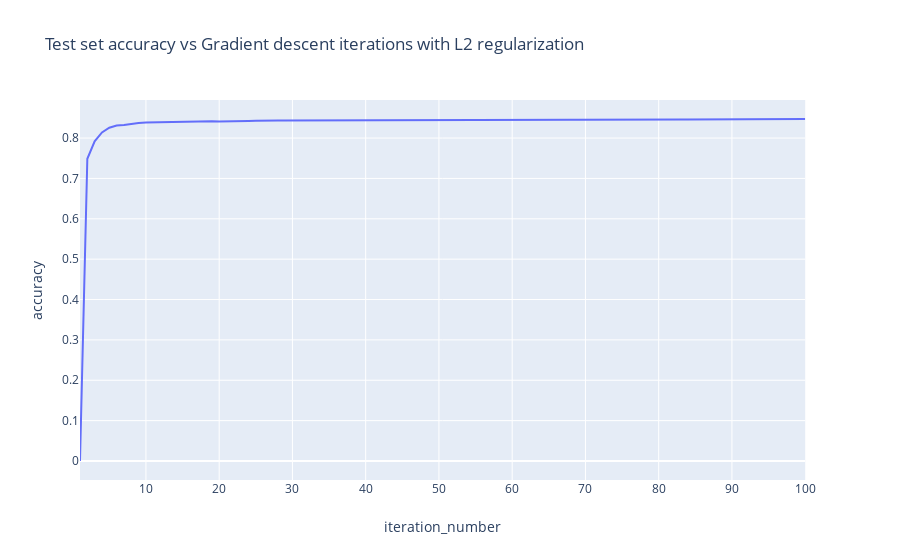
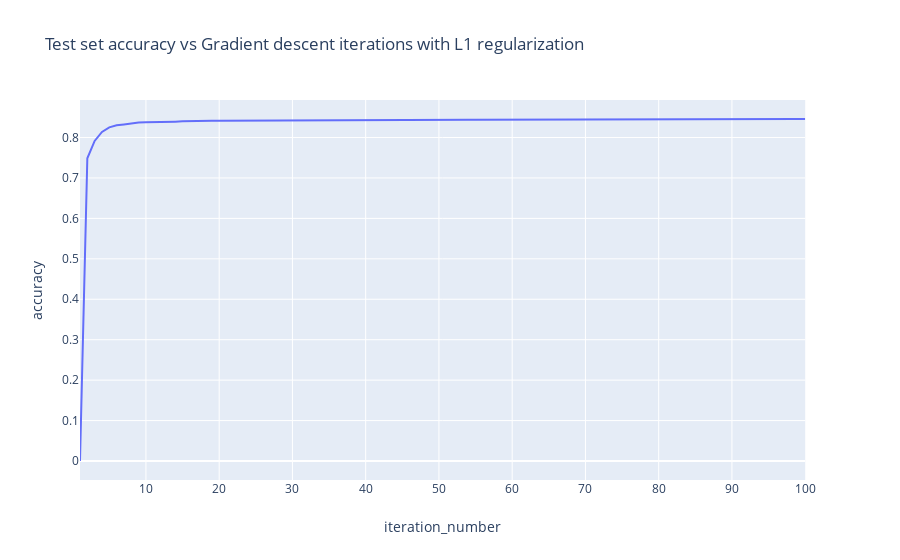

The notebook cell saved with these charts, in order:
### Code cell
fig = px.line(test_acc_l2, x='iteration_number', y='accuracy', hover_name='accuracy', 
              hover_data=['accuracy', 'iteration_number'],
              title='Test set accuracy vs Gradient descent iterations with L2 regularization')

fig.show()

fig = px.line(test_acc_l1, x='iteration_number', y='accuracy', hover_name='accuracy', 
              hover_data=['accuracy', 'iteration_number'],
              title='Test set accuracy vs Gradient descent iterations with L1 regularization')
fig.show()
